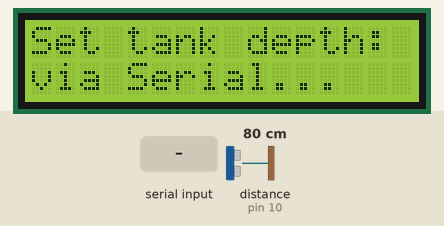
Simulated run of this sketch. Board: Arduino Uno, built with avr-gcc and run on an emulated ATmega328P. On the bench: 16×2 character LCD. The inputs (shaded band) are chosen by the test bench; at power-on: distance to the obstacle (sensor on pin 10) 80 cm. The echo pulse lasts 58.3 µs per cm; what the sketch prints to the serial monitor is not drawn.

Above: at 1.0 s.
1.1 s: "90,45\n" received over Serial
At 2.3 s:
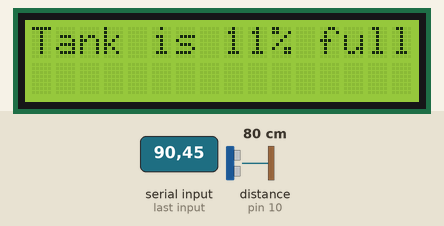
2.6 s: distance to the obstacle (sensor on pin 10) set to 2 cm
At 4.3 s:
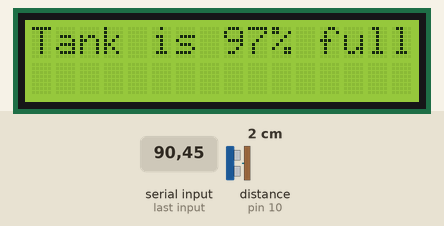
4.6 s: distance to the obstacle (sensor on pin 10) set to 4 cm
At 6.3 s:
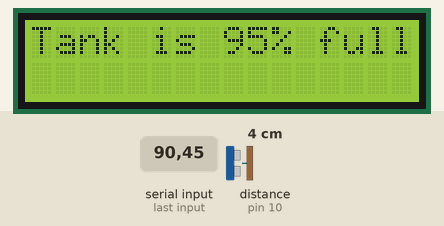
6.6 s: distance to the obstacle (sensor on pin 10) set to 9 cm
At 8.4 s:
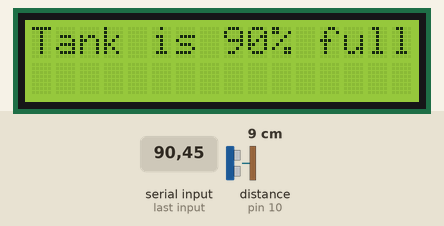
Timing chart, 0 to 9.6 s (numbered marks = the images above; inputs shaded):
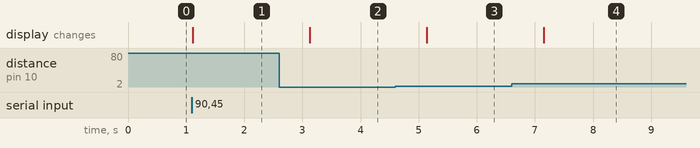

Measured:
- after the input at 1.1 s, the display: changes at once (image 1)
- after the input at 2.6 s, the display: changes after 0.53 s (image 2)
- after the input at 4.6 s, the display: changes after 0.54 s (image 3)
- after the input at 6.6 s, the display: changes after 0.55 s (image 4)

The sketch:

ultrasonic_water_level.ino
```cpp
#include <LiquidCrystal.h>

// Define pins for LCD and ultrasonic sensor
const int rs = 12, en = 11, d4 = 4, d5 = 5, d6 = 6, d7 = 8;
LiquidCrystal lcd(rs, en, d4, d5, d6, d7);

const int trigPin = 9;  // Trigger pin
const int echoPin = 10; // Echo pin
long pulseDuration;     // Time for the ultrasonic pulse to return
float distance;         // Calculated distance
float depth;            // User-defined depth of the water tank
int level;              // Percentage of water level
const String depthPrompt = "Enter depth of water tank in cm:";

void setup() {
  pinMode(trigPin, OUTPUT);
  pinMode(echoPin, INPUT);
  Serial.begin(9600);
  lcd.begin(16, 2);

  // Prompt user to enter the depth of the tank
  lcd.setCursor(0, 0);
  lcd.print("Set tank depth:");
  lcd.setCursor(0, 1);
  lcd.print("via Serial...");
  Serial.println(depthPrompt);

  // Wait for user input via Serial
  while (Serial.available() == 0) {}
  depth = Serial.parseFloat(); // Read and store depth
  if (depth <= 0) {
    lcd.clear();
    lcd.setCursor(0, 0);
    lcd.print("Invalid depth!");
    while (true); // Stop execution for invalid input
  }
}

void loop() {
  // Send ultrasonic pulse
  digitalWrite(trigPin, LOW);
  delayMicroseconds(2);
  digitalWrite(trigPin, HIGH);
  delayMicroseconds(10);
  digitalWrite(trigPin, LOW);

  // Measure pulse duration
  pulseDuration = pulseIn(echoPin, HIGH);

  // Calculate distance (in cm) using speed of sound (343 m/s)
  distance = (pulseDuration * 0.0343) / 2;

  // Calculate water level percentage
  level = (1 - distance / depth) * 100;
  if (level < 0) level = 0;
  if (level > 100) level = 100;

  // Display water level on LCD
  lcd.clear();
  lcd.setCursor(0, 0);
  lcd.print("Tank is ");
  lcd.print(level);
  lcd.print("% full");

  // Print level to Serial Monitor
  Serial.print("Water level: ");
  Serial.print(level);
  Serial.println("%");

  delay(1000); // Update every second
}
```
